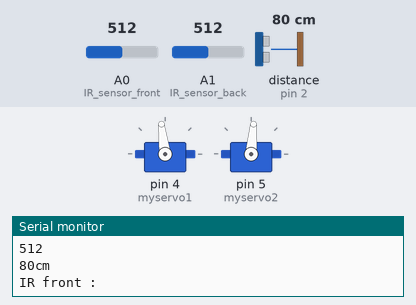
A sketch run on a simulated Arduino Uno, built with avr-gcc and run on an emulated ATmega328P. Shown: 2 × servo, the last lines printed to the serial monitor. The inputs (shaded band) are chosen by the test bench; at power-on: A0 (IR_sensor_front) = 512, A1 (IR_sensor_back) = 512, distance to the obstacle (sensor on pin 2) 80 cm.

Above: at 6.2 s.
6.3 s: A0 (IR_sensor_front) set to 637
9.3 s: A0 (IR_sensor_front) set to 665
At 9.7 s:
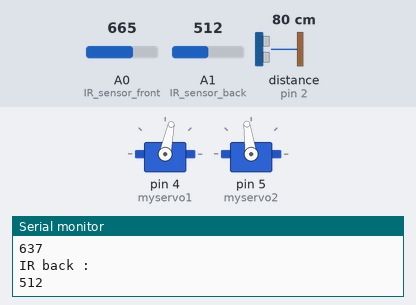
12.3 s: A1 (IR_sensor_back) set to 660
At 13.7 s:
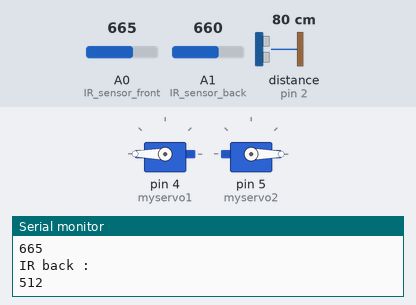
15.3 s: distance to the obstacle (sensor on pin 2) set to 120 cm
18.3 s: A1 (IR_sensor_back) set to 640
21.3 s: A1 (IR_sensor_back) set to 716
Timing chart, 0 to 25.3 s (numbered marks = the images above; inputs shaded):
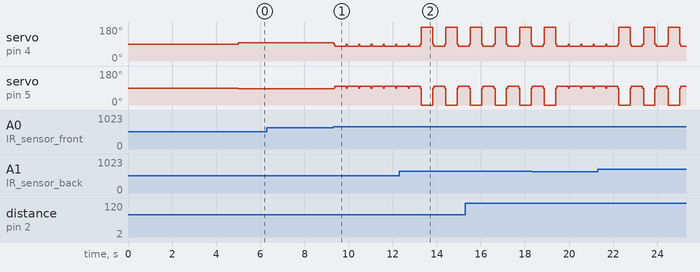

Measured:
- the behaviour switches between 650 and 651 on A0 (IR_sensor_front) (found by bisection; images 0 and 1)
- after the input at 9.3 s, servo on pin 4 (myservo1): alternates 90° for 0.05 s and 78° for 0.51 s, starting at once; servo on pin 5 (myservo2): alternates 98° for 0.51 s and 90° for 0.05 s, starting at once

The sketch:

arduino_code.ino
```cpp
#include <Ultrasonic.h>
#include <Servo.h>

Servo myservo1;  // create servo variable to control servo 1  LEFT
Servo myservo2;  // create servo variable to control servo 2  RIGHT

Ultrasonic ultrasonic(3,2);


#define IR_sensor_front A0
#define IR_sensor_back A1
int distance ;

void setup()
{
Serial.begin(9600);
 myservo1.attach(4);  // servo 1 on DIGITAL pin 3 LEFT
 myservo2.attach(5);  // servo 2 on DIGITAL pin 4 RIGHT

delay (5000);
}
void loop()
{

 int IR_front = analogRead(IR_sensor_front);
 int IR_back = analogRead(IR_sensor_back);
 distance = ultrasonic.read();
 ROTATE(); // start rotete if (distance < 20){
    while (distance < 20 ) {
    FORWARD();
    distance = ultrasonic.read();
    IR_front = analogRead(IR_sensor_front);
    IR_back = analogRead(IR_sensor_back);
    if ( IR_front > 650 || IR_back > 650 ) { break;}
    delay(10); }


 if (IR_front > 650 )  //white line
   {
   Stop();
   delay (50);
   BACKWARD();
   delay (500);
   }

 if (IR_back > 650 )  //
   {
   Stop();
   delay (50);
   FORWARD();
   delay (500);
   }

//    ----------- debugging ----------------
  Serial.print(ultrasonic.read());
  Serial.println("cm");
  Serial.println("IR front :");
  Serial.println(IR_front);
  Serial.println("IR back :");
  Serial.println(IR_back);


} //--------------------------------------------
void FORWARD (){
  //When we want to let Motor To move forward,
  // just void this part on the loop section .
    myservo1.write(180);     // FULL SPEED AHEAD!
    myservo2.write(0);       // FULL SPEED AHEAD!
}//--------------------------------------------
void BACKWARD (){
  //When we want to let Motor To move forward,
  // just void this part on the loop section .
      myservo1.write(78);
      myservo2.write(98);
}//--------------------------------------------
void ROTATE ()
{
  //When we want to let Motor To Rotate ,
  // just void this part on the loop section .
    myservo1.write(97);
    myservo2.write(85);
}//--------------------------------------------
void Stop(){
  //When we want to  Motor To stop ,
  // just void this part on the loop section .
   myservo1.write(90);
    myservo2.write(90);
}
```
